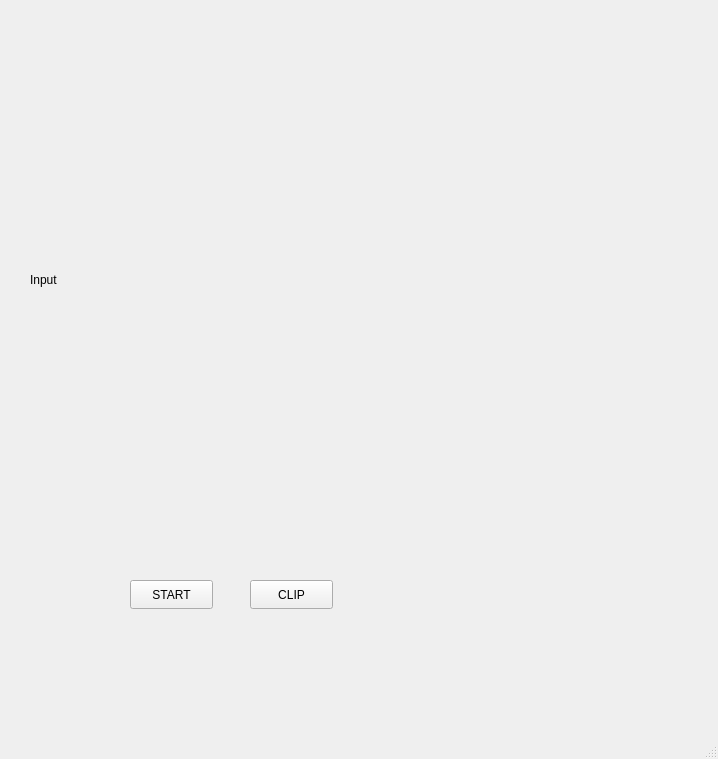
<?xml version="1.0" encoding="UTF-8"?>
<ui version="4.0">
 <class>MainWindow</class>
 <widget class="QMainWindow" name="MainWindow">
  <property name="geometry">
   <rect>
    <x>0</x>
    <y>0</y>
    <width>718</width>
    <height>759</height>
   </rect>
  </property>
  <property name="windowTitle">
   <string>MainWindow</string>
  </property>
  <widget class="QWidget" name="centralwidget">
   <widget class="QLabel" name="label">
    <property name="geometry">
     <rect>
      <x>30</x>
      <y>30</y>
      <width>500</width>
      <height>500</height>
     </rect>
    </property>
    <property name="text">
     <string>Input</string>
    </property>
   </widget>
   <widget class="QPushButton" name="pushButton">
    <property name="geometry">
     <rect>
      <x>130</x>
      <y>580</y>
      <width>83</width>
      <height>29</height>
     </rect>
    </property>
    <property name="text">
     <string>START</string>
    </property>
   </widget>
   <widget class="QPushButton" name="pushButton_2">
    <property name="geometry">
     <rect>
      <x>250</x>
      <y>580</y>
      <width>83</width>
      <height>29</height>
     </rect>
    </property>
    <property name="text">
     <string>CLIP</string>
    </property>
   </widget>
  </widget>
  <widget class="QMenuBar" name="menubar">
   <property name="geometry">
    <rect>
     <x>0</x>
     <y>0</y>
     <width>718</width>
     <height>26</height>
    </rect>
   </property>
  </widget>
  <widget class="QStatusBar" name="statusbar"/>
 </widget>
 <resources/>
 <connections/>
</ui>
